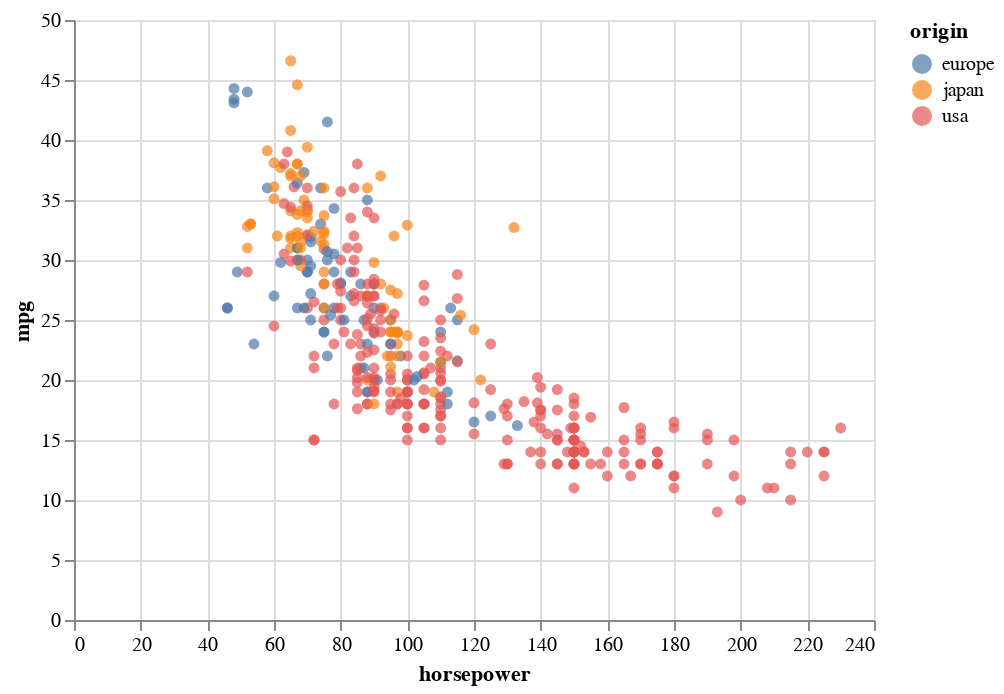

Write notebook code for a chart like this one.
### Code cell
# prompt: Menggunakan dataset DataFrame: scatter

import altair as alt
alt.Chart(dataset).mark_circle().encode(x='horsepower', y='mpg', color='origin')

### Figure 1 — Vega-Lite specification as saved in the notebook (floating-point values rounded to 4 significant figures; data arrays with more than 128 entries replaced by an {"elided": "..."} marker saying what was removed)
{"config": {"view": {"continuousWidth": 400, "continuousHeight": 300}}, "data": {"name": "data-f1198cc0481ad698d7dc4699e0a3efa7"}, "mark": "circle", "encoding": {"color": {"field": "origin", "type": "nominal"}, "x": {"field": "horsepower", "type": "quantitative"}, "y": {"field": "mpg", "type": "quantitative"}}, "$schema": "https://vega.github.io/schema/vega-lite/v4.17.0.json", "datasets": {"data-f1198cc0481ad698d7dc4699e0a3efa7": {"elided": "398 records"}}}
